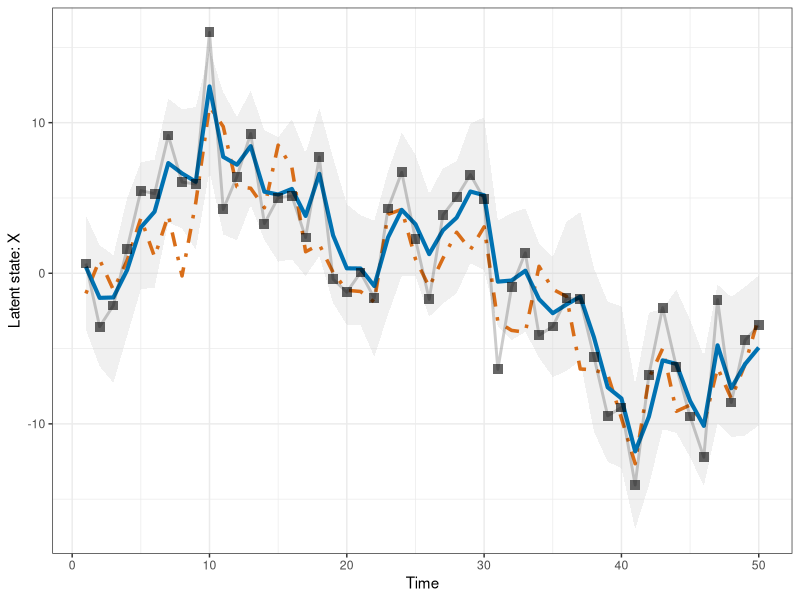

The R source for this figure:
# A toy example of particle filtering for sensor data

# initial value for x:
x[1] ~ dnorm(x_init, sx_init)

for (t in 2:T) {
  
  # hidden state: models implements constant rate of change
  x[t] ~ dnorm[x[t-1], sx]
  
  # observation:
  y[t] ~ dnorm(x[t], sy)

}


library(dplyr)
library(ggplot2)
cb_palette <- c("#000000", "#E69F00", "#56B4E9", "#009E73", "#F0E442",
                "#0072B2", "#D55E00", "#CC79A7", "grey80")
ggplot2::theme_set(theme_bw())

set.seed(456)

# start with prior for x

T <-50
x_true <- rep(NA, T)
obs <- rep(NA, T)

sx <- 2.8
sy <- 3.2

x_true[1] <- rnorm(1, 0, 1)
obs[1] <- rnorm(1, x_true[1], sy)

for (t in seq(2, T)) {
  x_true[t] <- rnorm(1, x_true[t-1], sx)
  obs[t] <- rnorm(1, x_true[t], sy)
}
#
T <- length(obs)
N <- 100

# create x and weight matrices
x <- matrix(nrow =  N, ncol = T)
weights <- matrix(nrow =  N, ncol = T)
# intial (at t=1):
# draw X from prior distribution
x[, 1] <- rnorm(N, 0, sx)
# calculate weights, i.e. probability of evidence given sample from X
weights[, 1] <- dnorm(obs[1], x[, 1], sy)
# normalise weights 
weights[, 1] <- weights[, 1]/sum(weights[, 1])

# weighted resampling with replacement. This ensures that X will converge to the true distribution
x[, 1] <- sample(x[, 1], replace = TRUE, size = N, prob = weights[, 1]) 

for (t in seq(2, T)) {
  # predict x_{t} from previous time step x_{t-1}
  # based on process (transition) model
  x[, t] <- rnorm(N, x[, t-1], sx)
  # calculate  and normalise weights
  weights[, t] <- dnorm(obs[t], x[, t], sy)
  weights[, t] <- weights[, t]/sum(weights[, t])
  # weighted resampling with replacement
  x[, t] <- sample(x[, t], replace = TRUE, size = N, prob = weights[, t]) 
}

x_means <- apply(x, 2, mean)
x_quantiles <- apply(x, 2, function(x) quantile(x, probs = c(0.025, 0.975)))
df <- data_frame(t = seq(1, T),
                 mean = x_means,
                 lower = x_quantiles[1, ],
                 upper = x_quantiles[2, ],
                 x_true = x_true,
                 observations = obs)


plot_filtering_estimates <- function(df) {
  p <- ggplot(data = df, aes(x = t)) +
    geom_ribbon(aes(ymin = lower, ymax = upper), alpha = 0.3,
                fill = cb_palette[length(cb_palette)]) +
    geom_line(aes(y = x_true), colour = cb_palette[7], alpha = 0.9,
              linetype = "dotdash", size = 1.2) +
    geom_line(aes(y = mean), colour = cb_palette[6], size = 1.4) +
    geom_point(aes(y = observations), colour = cb_palette[1],
               size = 3, shape = 15, alpha = 0.6) +
    geom_line(aes(y = observations), colour = cb_palette[1], size = 1.0,
              alpha = 0.2) +
    ylab(expression(paste("Latent state: ", X))) + xlab("Time")
  print(p)
}

plot_filtering_estimates(df)